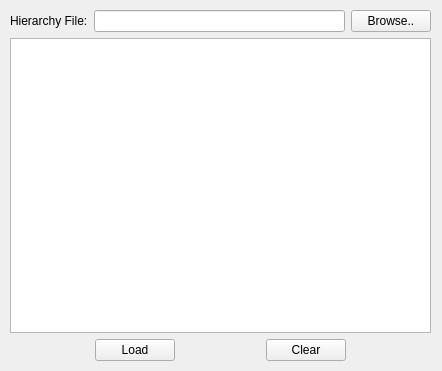
<ui version="4.0" >
 <class>myOpenhierarchyClass</class>
 <widget class="QWidget" name="myOpenhierarchyClass" >
  <property name="geometry" >
   <rect>
    <x>0</x>
    <y>0</y>
    <width>442</width>
    <height>371</height>
   </rect>
  </property>
  <property name="sizePolicy" >
   <sizepolicy vsizetype="Fixed" hsizetype="Fixed" >
    <horstretch>0</horstretch>
    <verstretch>0</verstretch>
   </sizepolicy>
  </property>
  <property name="windowTitle" >
   <string>Load hierarchy..</string>
  </property>
  <property name="windowIcon" >
   <iconset>
    <normaloff>./cornell-bigred.png</normaloff>./cornell-bigred.png</iconset>
  </property>
  <widget class="QWidget" name="layoutWidget" >
   <property name="geometry" >
    <rect>
     <x>10</x>
     <y>10</y>
     <width>421</width>
     <height>351</height>
    </rect>
   </property>
   <layout class="QVBoxLayout" name="verticalLayout" >
    <item>
     <layout class="QHBoxLayout" name="horizontalLayout_2" >
      <item>
       <widget class="QLabel" name="label_hierarchy_file" >
        <property name="text" >
         <string>Hierarchy File:</string>
        </property>
       </widget>
      </item>
      <item>
       <widget class="QLineEdit" name="lineEdit_hierarchy" />
      </item>
      <item>
       <widget class="QPushButton" name="pushButton_hierarchy_browse" >
        <property name="text" >
         <string>Browse..</string>
        </property>
       </widget>
      </item>
     </layout>
    </item>
    <item>
     <widget class="QTableWidget" name="tableWidget_qi" >
      <property name="sizePolicy" >
       <sizepolicy vsizetype="Expanding" hsizetype="Expanding" >
        <horstretch>0</horstretch>
        <verstretch>0</verstretch>
       </sizepolicy>
      </property>
     </widget>
    </item>
    <item>
     <layout class="QHBoxLayout" name="horizontalLayout" >
      <item>
       <spacer name="horizontalSpacer_2" >
        <property name="orientation" >
         <enum>Qt::Horizontal</enum>
        </property>
        <property name="sizeHint" stdset="0" >
         <size>
          <width>30</width>
          <height>20</height>
         </size>
        </property>
       </spacer>
      </item>
      <item>
       <widget class="QPushButton" name="pushButton_ok" >
        <property name="text" >
         <string>Load</string>
        </property>
       </widget>
      </item>
      <item>
       <spacer name="horizontalSpacer" >
        <property name="orientation" >
         <enum>Qt::Horizontal</enum>
        </property>
        <property name="sizeHint" stdset="0" >
         <size>
          <width>68</width>
          <height>21</height>
         </size>
        </property>
       </spacer>
      </item>
      <item>
       <widget class="QPushButton" name="pushButton_clear" >
        <property name="text" >
         <string>Clear</string>
        </property>
       </widget>
      </item>
      <item>
       <spacer name="horizontalSpacer_3" >
        <property name="orientation" >
         <enum>Qt::Horizontal</enum>
        </property>
        <property name="sizeHint" stdset="0" >
         <size>
          <width>40</width>
          <height>20</height>
         </size>
        </property>
       </spacer>
      </item>
     </layout>
    </item>
   </layout>
  </widget>
 </widget>
 <resources/>
 <connections/>
</ui>
